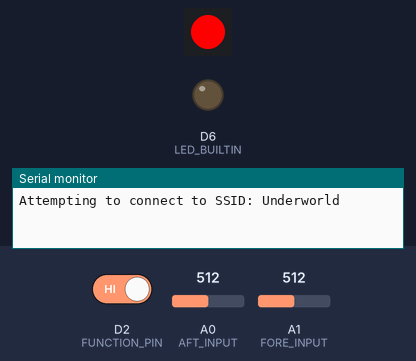
Recording of a sketch running on a simulated Arduino MKR. On the bench: 1 RGB LEDs in strip order, left to right, output pins drawn as LEDs (lit = HIGH), the last lines printed to the serial monitor. Inputs (shaded band) come from the test bench; at power-on: D2 (FUNCTION_PIN) HIGH, A0 (AFT_INPUT) = 512, A1 (FORE_INPUT) = 512. WiFi joins after 1.5 s; servers stay silent unless stated.

Above: at 0.1 s.
At 2.7 s:
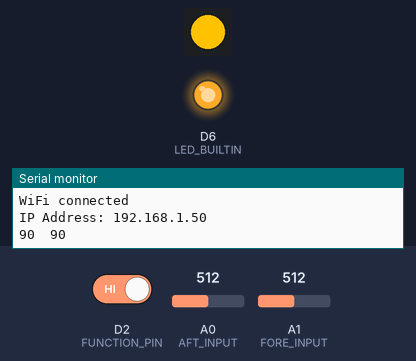
At 3.7 s:
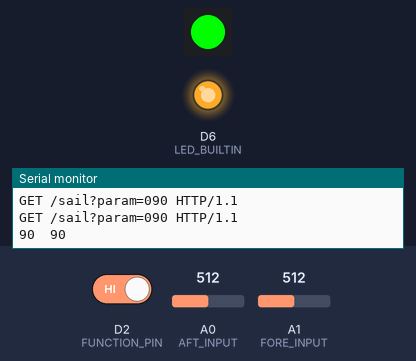
3.8 s: D2 (FUNCTION_PIN) driven LOW
Timing chart, 0 to 6.8 s (numbered marks = the images above; inputs shaded):
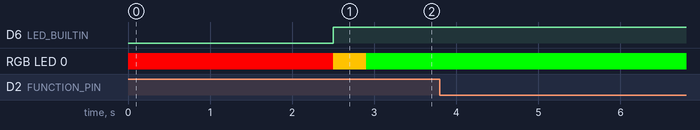

The sketch:

LadonController.ino
```cpp
#include <Adafruit_NeoPixel.h>
#include <Servo.h>
#include <SPI.h>
#include <WiFi101.h>

#define FUNCTION_PIN  (2)
#define NEOPIXEL_PIN  (1)
#define AFT_INPUT     (A0)
#define FORE_INPUT    (A1)

#define SERVO_OFFSET  (90)
#define SERVO_RANGE   (30)

// IP Addresses
IPAddress foresailIP(192,168,0,90);
IPAddress mizzenIP(192,168,0,91);
IPAddress controllerIP(192,168,0,92);

// Status
int status = WL_IDLE_STATUS;

// WiFi parameters
char ssid[] = "Underworld";
char password[] = "divedivedive";

// Neopixel
Adafruit_NeoPixel pixels = Adafruit_NeoPixel(1, NEOPIXEL_PIN, NEO_GRB + NEO_KHZ800);

void setup(void)
{
  // Start Serial
  Serial.begin(115200);

  // set up pins
  pinMode(FUNCTION_PIN, INPUT);
  pinMode(LED_BUILTIN, OUTPUT);
  digitalWrite(LED_BUILTIN, LOW);

  // Set up the pixel
  pixels.begin();
  pixels.setPixelColor(0, pixels.Color(255,0,0));     // set it to red when there's no connection
  pixels.show();

  // Connect to WiFi
  WiFi.config(controllerIP);
  while (status != WL_CONNECTED) {
    if (Serial) Serial.print("Attempting to connect to SSID: ");
    if (Serial) Serial.println(ssid);
    status = WiFi.begin(ssid, password);

    // Wait 1 seconds for connection:
    delay(1000);
  }
  if (Serial) Serial.println("WiFi connected");
  pixels.setPixelColor(0, pixels.Color(255,194,0));   // set it to amber when the wifi is connected
  pixels.show();

  // Print the IP address
  IPAddress ip = WiFi.localIP();
  if (Serial) Serial.print("IP Address: ");
  if (Serial) Serial.println(ip);
}

void loop() {

  WiFiClient clientForesail;
  WiFiClient clientMizzen;

  // check for connection, reconnect if missing
  if (WiFi.status() == WL_CONNECTED) {
    digitalWrite(LED_BUILTIN, HIGH);
    pixels.setPixelColor(0, pixels.Color(255,194,0));   // set it to amber when the wifi is connected
  } else {
    pixels.setPixelColor(0, pixels.Color(255,0,0));     // set it to red when there's no connection
    pixels.show();
    digitalWrite(LED_BUILTIN, LOW);
    WiFi.begin(ssid, password);
    delay(100);
    return;
  }

  // Read inputs
  int foreinput = map(analogRead(FORE_INPUT), 0, 1023, -SERVO_RANGE, SERVO_RANGE);
  int aftinput = map(analogRead(AFT_INPUT), 0, 1023, -SERVO_RANGE, SERVO_RANGE);
  int function = digitalRead(FUNCTION_PIN);

  // if we're in relative mode, modify the inputs appropriately
  if (function == LOW) {    // relative/differential mode
    if (Serial) Serial.print("Differential Mode\t");
    int base = foreinput;
    int offset = aftinput;
    foreinput = base + offset;
    aftinput = base - offset;
  }
  if (foreinput > SERVO_RANGE) {
    foreinput = SERVO_RANGE;
  }
  if (foreinput < -SERVO_RANGE) {
    foreinput = -SERVO_RANGE;
  }
  if (aftinput > SERVO_RANGE) {
    aftinput = SERVO_RANGE;
  }
  if (aftinput < -SERVO_RANGE) {
    aftinput = -SERVO_RANGE;
  }

  // shift the data to center at 90 degrees
  foreinput += SERVO_OFFSET;
  aftinput += SERVO_OFFSET;

  if (Serial) {
    Serial.print(foreinput);
    Serial.print('\t');
    Serial.println(aftinput);
  }

  if (clientForesail.connect(foresailIP, 80) && clientMizzen.connect(mizzenIP, 80)) { // make sure we connect to both
    pixels.setPixelColor(0, pixels.Color(0,255,0));     // set it to green when there's a connection
    String forebuf = "GET /sail?param=0" + String(foreinput);
    forebuf += " HTTP/1.1\r\n\r\n";
    if (Serial) Serial.println(forebuf);
    String mizbuf = "GET /sail?param=0" + String(aftinput);
    mizbuf += " HTTP/1.1\r\n\r\n";
    if (Serial) Serial.print(mizbuf);
    //clientForesail.print("GET /sail?param=0"); // for reasons completely opaque to me, aREST drops the first character, so we add a leading zero
    //clientForesail.print(foreinput);
    //clientForesail.println(" HTTP/1.1");
    //clientForesail.println("");
    //clientForesail.println("");
    clientForesail.println(forebuf);
    //clientMizzen.print("GET /sail?param=0");
    //clientMizzen.print(aftinput);
    //clientMizzen.println(" HTTP/1.1");
    //clientMizzen.println("");
    //clientMizzen.println("");
    clientMizzen.print(mizbuf);
  } else {
    if (Serial) Serial.println("Connection failed");
    pixels.setPixelColor(0, pixels.Color(255,194,0));   // set it to amber when the wifi is connected
  }
  clientMizzen.stop();
  clientForesail.stop();
  pixels.show();
  delay(100);
}
```
